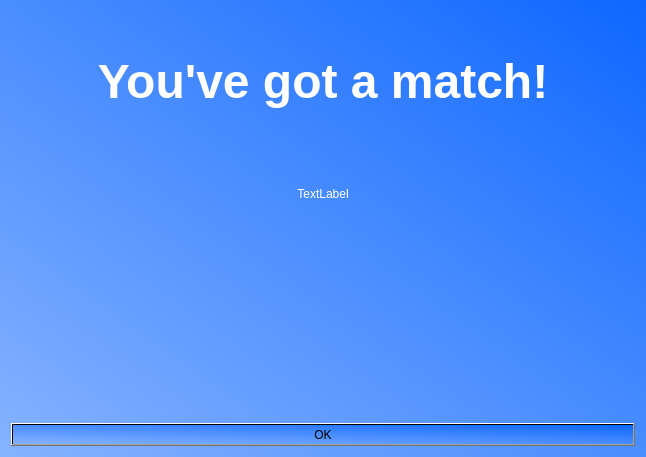
<?xml version="1.0" encoding="UTF-8"?>
<ui version="4.0">
 <class>LikeDialog</class>
 <widget class="QDialog" name="LikeDialog">
  <property name="geometry">
   <rect>
    <x>0</x>
    <y>0</y>
    <width>646</width>
    <height>457</height>
   </rect>
  </property>
  <property name="windowTitle">
   <string>Dialog</string>
  </property>
  <property name="styleSheet">
   <string notr="true">background-color: qlineargradient(spread:pad, x1:0, y1:1, x2:1, y2:0, stop:0 rgba(134, 179, 255, 255), stop:1 rgba(14, 103, 255, 255));
color: black;</string>
  </property>
  <layout class="QVBoxLayout" name="MatchVerticalLayout">
   <item>
    <widget class="QLabel" name="MatchTitle">
     <property name="font">
      <font>
       <pointsize>60</pointsize>
       <italic>false</italic>
       <bold>true</bold>
      </font>
     </property>
     <property name="styleSheet">
      <string notr="true">background-color: transparent;
color: white;
padding-top:24px;
font: 1000 60pt &quot;Nexa&quot;;</string>
     </property>
     <property name="text">
      <string>&lt;html&gt;&lt;head/&gt;&lt;body&gt;&lt;p align=&quot;center&quot;&gt;&lt;span style=&quot; font-size:36pt;&quot;&gt;You've got a match!&lt;/span&gt;&lt;/p&gt;&lt;/body&gt;&lt;/html&gt;</string>
     </property>
     <property name="scaledContents">
      <bool>true</bool>
     </property>
     <property name="alignment">
      <set>Qt::AlignCenter</set>
     </property>
    </widget>
   </item>
   <item>
    <widget class="QLabel" name="InfoLabel">
     <property name="layoutDirection">
      <enum>Qt::LeftToRight</enum>
     </property>
     <property name="styleSheet">
      <string notr="true">background-color: transparent;
color: white;
font: 300 18pt &quot;Nexa&quot;;</string>
     </property>
     <property name="text">
      <string>&lt;html&gt;&lt;head/&gt;&lt;body&gt;&lt;p align=&quot;center&quot;&gt;TextLabel&lt;/p&gt;&lt;/body&gt;&lt;/html&gt;</string>
     </property>
     <property name="alignment">
      <set>Qt::AlignCenter</set>
     </property>
     <property name="textInteractionFlags">
      <set>Qt::LinksAccessibleByMouse|Qt::TextSelectableByMouse</set>
     </property>
    </widget>
   </item>
   <item alignment="Qt::AlignHCenter">
    <widget class="QLabel" name="LogoImage">
     <property name="sizePolicy">
      <sizepolicy hsizetype="Preferred" vsizetype="Preferred">
       <horstretch>0</horstretch>
       <verstretch>0</verstretch>
      </sizepolicy>
     </property>
     <property name="styleSheet">
      <string notr="true">padding: 30px 70px;
background-color: transparent;</string>
     </property>
     <property name="text">
      <string/>
     </property>
     <property name="pixmap">
      <pixmap resource="../resources/stinder_images.qrc">:/logo/images/stinder_book_logo.png</pixmap>
     </property>
     <property name="scaledContents">
      <bool>true</bool>
     </property>
     <property name="alignment">
      <set>Qt::AlignCenter</set>
     </property>
     <property name="margin">
      <number>0</number>
     </property>
     <property name="indent">
      <number>-2</number>
     </property>
    </widget>
   </item>
   <item>
    <spacer name="buttonSpacer">
     <property name="orientation">
      <enum>Qt::Vertical</enum>
     </property>
     <property name="sizeType">
      <enum>QSizePolicy::Maximum</enum>
     </property>
     <property name="sizeHint" stdset="0">
      <size>
       <width>20</width>
       <height>40</height>
      </size>
     </property>
    </spacer>
   </item>
   <item>
    <widget class="QPushButton" name="OKButton">
     <property name="styleSheet">
      <string notr="true">QPushButton{font: 500 13pt \&quot;Nexa Bold&quot;;
background-color: rgb(98, 214, 81);
color: rgb(255, 255, 255);
border-radius: 5px; border: 2px rgb(33, 33, 34);
border-bottom: 3px solid rgb(72, 156, 59);
border-left:  1px solid rgb(72, 156, 59);
border-right:  1px solid rgb(72, 156, 59);
padding: 6px;}
QPushButton:hover{background-color: rgb(99, 255, 179);
border-bottom: 3px solid rgb(45, 160, 104);
border-left: 2px solid rgb(45, 160, 104);
border-right: 2px solid rgb(45, 160, 104);}
QPushButton:pressed{background-color: rgb(30, 94, 31);
border-bottom: 3px solid rgb(22, 50, 22);
border-left: 2px solid rgb(22, 50, 22);
border-right: 2px solid rgb(22, 50, 22);}</string>
     </property>
     <property name="text">
      <string>OK</string>
     </property>
    </widget>
   </item>
  </layout>
 </widget>
 <resources>
  <include location="../resources/stinder_images.qrc"/>
 </resources>
 <connections/>
</ui>
